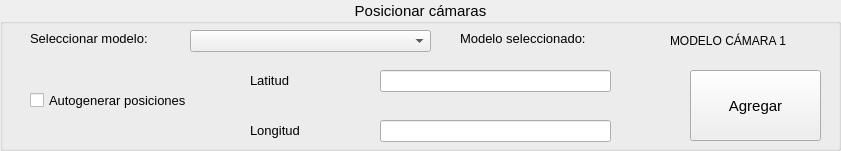
     <widget class="QGroupBox" name="group_posicionarcamarasO">
      <property name="enabled">
       <bool>true</bool>
      </property>
      <property name="geometry">
       <rect>
        <x>20</x>
        <y>10</y>
        <width>841</width>
        <height>151</height>
       </rect>
      </property>
      <property name="font">
       <font>
        <pointsize>11</pointsize>
       </font>
      </property>
      <property name="layoutDirection">
       <enum>Qt::LeftToRight</enum>
      </property>
      <property name="title">
       <string>Posicionar cámaras</string>
      </property>
      <property name="alignment">
       <set>Qt::AlignCenter</set>
      </property>
      <property name="checkable">
       <bool>false</bool>
      </property>
      <widget class="QLabel" name="lb_poslatitud_3">
       <property name="geometry">
        <rect>
         <x>250</x>
         <y>70</y>
         <width>61</width>
         <height>21</height>
        </rect>
       </property>
       <property name="font">
        <font>
         <pointsize>10</pointsize>
        </font>
       </property>
       <property name="text">
        <string>Latitud</string>
       </property>
      </widget>
      <widget class="QLabel" name="lb_poslongitud_3">
       <property name="geometry">
        <rect>
         <x>250</x>
         <y>120</y>
         <width>71</width>
         <height>21</height>
        </rect>
       </property>
       <property name="font">
        <font>
         <pointsize>10</pointsize>
        </font>
       </property>
       <property name="text">
        <string>Longitud</string>
       </property>
      </widget>
      <widget class="QLineEdit" name="ln_latitudCamaraO">
       <property name="geometry">
        <rect>
         <x>380</x>
         <y>70</y>
         <width>231</width>
         <height>22</height>
        </rect>
       </property>
       <property name="font">
        <font>
         <pointsize>8</pointsize>
        </font>
       </property>
      </widget>
      <widget class="QLineEdit" name="ln_longitudCamaraO">
       <property name="geometry">
        <rect>
         <x>380</x>
         <y>120</y>
         <width>231</width>
         <height>22</height>
        </rect>
       </property>
       <property name="font">
        <font>
         <pointsize>8</pointsize>
        </font>
       </property>
      </widget>
      <widget class="QLabel" name="label_8">
       <property name="geometry">
        <rect>
         <x>460</x>
         <y>30</y>
         <width>181</width>
         <height>16</height>
        </rect>
       </property>
       <property name="font">
        <font>
         <pointsize>10</pointsize>
        </font>
       </property>
       <property name="text">
        <string>Modelo seleccionado:</string>
       </property>
      </widget>
      <widget class="QLabel" name="lb_modeloseleccionadoO">
       <property name="geometry">
        <rect>
         <x>670</x>
         <y>30</y>
         <width>151</width>
         <height>21</height>
        </rect>
       </property>
       <property name="font">
        <font>
         <pointsize>9</pointsize>
        </font>
       </property>
       <property name="text">
        <string>MODELO CÁMARA 1</string>
       </property>
      </widget>
      <widget class="QLabel" name="label_4">
       <property name="geometry">
        <rect>
         <x>30</x>
         <y>30</y>
         <width>161</width>
         <height>16</height>
        </rect>
       </property>
       <property name="font">
        <font>
         <pointsize>10</pointsize>
        </font>
       </property>
       <property name="text">
        <string>Seleccionar modelo:</string>
       </property>
      </widget>
      <widget class="QComboBox" name="cb_modeloO">
       <property name="geometry">
        <rect>
         <x>190</x>
         <y>30</y>
         <width>241</width>
         <height>22</height>
        </rect>
       </property>
       <property name="font">
        <font>
         <pointsize>9</pointsize>
        </font>
       </property>
      </widget>
      <widget class="QPushButton" name="bt_agregarCamOp">
       <property name="geometry">
        <rect>
         <x>690</x>
         <y>70</y>
         <width>131</width>
         <height>71</height>
        </rect>
       </property>
       <property name="text">
        <string>Agregar</string>
       </property>
      </widget>
      <widget class="QCheckBox" name="ck_autoGenerarPosiconesO">
       <property name="geometry">
        <rect>
         <x>30</x>
         <y>90</y>
         <width>201</width>
         <height>20</height>
        </rect>
       </property>
       <property name="font">
        <font>
         <pointsize>10</pointsize>
        </font>
       </property>
       <property name="text">
        <string>Autogenerar posiciones </string>
       </property>
      </widget>
     </widget>
